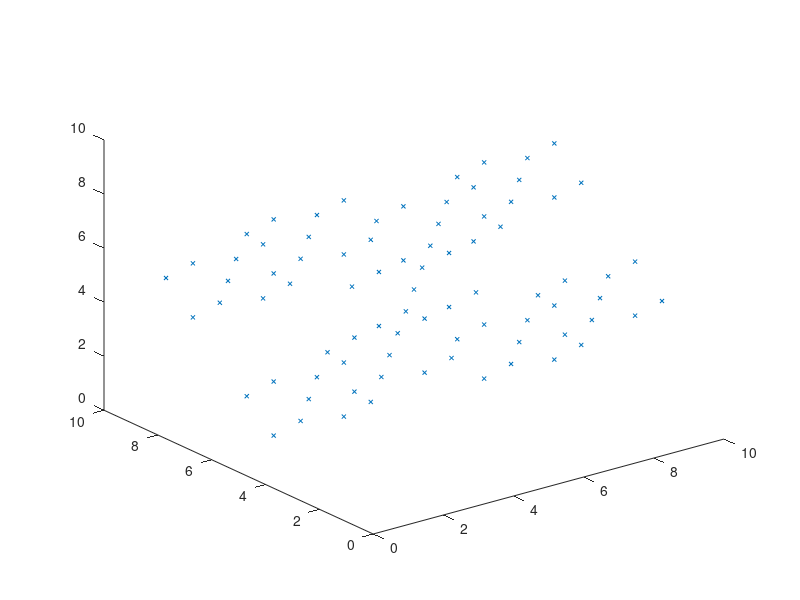

This figure's MATLAB source:
%3d box fractal
r = zeros(3,3,3);
r(:,:,1) = [0 1 0;0 0 0;0 1 0];
r(:,:,2) = [1 0 1;0 1 0;1 0 1];
r(:,:,3) = [0 1 0;0 0 0;0 1 0];
for n = 1:1
    rough = zeros(3^n,3^n,3^n);
    rough2 = zeros(3^(n+1),3^(n+1),3^(n+1));
    
    rough2(:,:,1:3^n) = [rough r rough;rough rough rough;rough r rough];
    rough2(:,:,3^n+1:2*(3^n)) = [r   rough r  ;rough   r   rough;r   rough   r];
    rough2(:,:,2*(3^n)+1:3*(3^n)) = [rough r rough;rough rough rough;rough r rough];
    r = rough2;
end

[m,n,o] = ind2sub(size(rough2),find(rough2==1));
h1 = line(m,n,o,'marker','x','markersize',3,'linestyle','none');
view(3)
